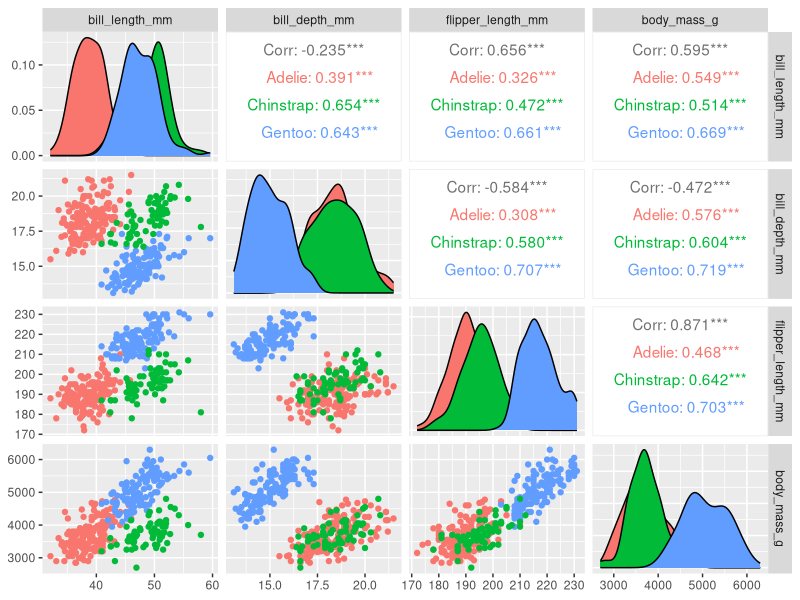
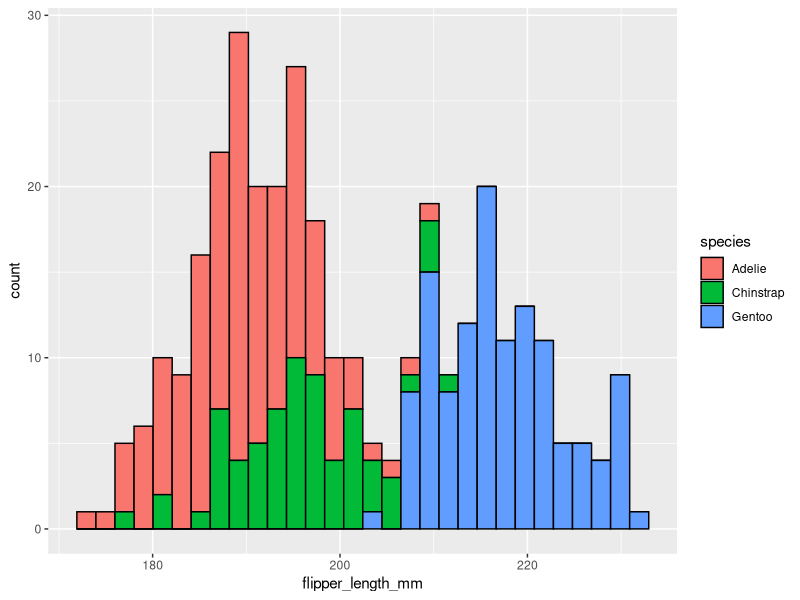

The R source for these figures, in order:
## ---- chunk 1
#load some libraries----
library(GGally)
library(skimr)
library(palmerpenguins)
library(tidyverse)
## ---- chunk 2
View(penguins)

#look at column names----
names(penguins)

#check out dimensions of dataframe ----
dim(penguins)

#get a summary of your dataframe----
summary(penguins)

#get a summary using {skimr}
skimr::skim(penguins)

#head and tail check
head(penguins)
tail(penguins)
## ---- chunk 3
#pairsplot----
GGally::ggpairs(penguins,columns=3:6, ggplot2::aes(color=species))

#create histogram of penguin flipper lengths----
ggplot(data=penguins, aes(x= flipper_length_mm, fill=species, fill=species)) +geom_histogram(color="black")
       
